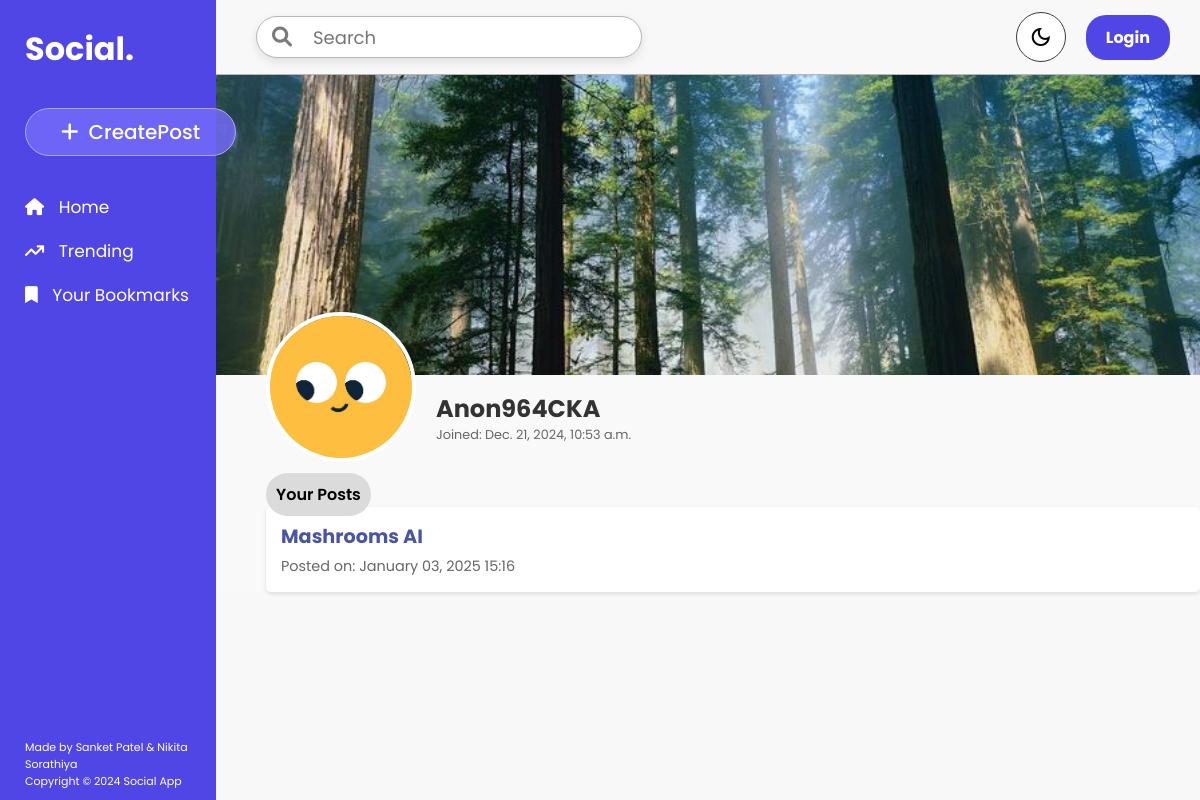
The app's page /user_profile/ (signed in), older data.
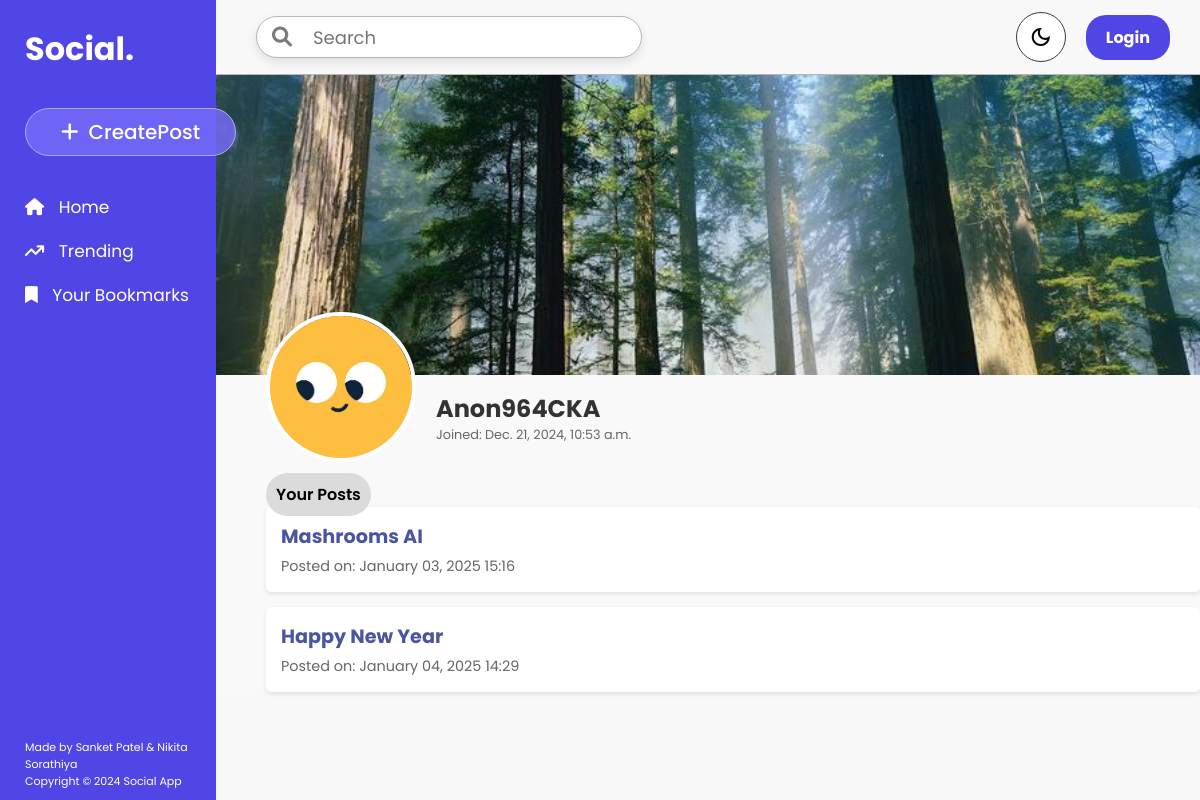
The same page, newer data.
### main/models.py (models this page shows, shortened)
class Post(models.Model):
    title = models.CharField(max_length=255)
    description = models.TextField()
    media = models.FileField(upload_to="post_media/",null=True,blank=True)
    author = models.ForeignKey(User,on_delete=models.CASCADE,related_name="authored_posts")
    upvotes = models.PositiveIntegerField(default=0)
    downvotes = models.PositiveIntegerField(default=0)
    created_at = models.DateTimeField(default=timezone.now)
    sensitive_content = models.BooleanField(default=False)

### main/views.py (the view)
# urls.py: path('user_profile/', views.user_profile, name='user_profile'),
def user_profile(request):
    user = User.objects.get(username=request.session['username'])
    joined_at = user.joined_at.strftime('%B %d, %Y')
    print(joined_at)
    user_posts = Post.objects.filter(author=user)
    return render(request, 'user_profile.html', {'user': user, 'joined_at': joined_at, 'user_posts': user_posts})

### main/templates/user_profile.html (shortened to what this page needs)
{% extends "base.html" %}
{% load static %}
{% block extra_css %}
    <link rel="stylesheet" href="{% static 'css/user_profile.css' %}">
{% endblock %}
{% block content %}
<div class="profile-container">
    <img src="../static/media/Cool wallpaper_.jpeg" alt="Profile Banner" class="banner">
        <div class="profile-info">
                <img src="../static/media/profilephoto.jpeg" alt="User Avatar" class="avatar">
            <div class="details">
                <h2>{{ user.username }}</h2>
                <p>Joined: {{ user.joined_at}}</p>
            </div>
        </div>
    <div class="profile-posts">
        <span class="posttext">Your Posts</span>
        {% if user_posts %}
            <ul>
                {% for post in user_posts %}
                    <li>
                        <a href="{% url 'post_detail' post.id %}">{{ post.title }}</a>
                        <p>Posted on: {{ post.created_at|date:"F d, Y H:i" }}</p>
                    </li>
                {% endfor %}
            </ul>
        {% else %}
            <p>No posts yet.</p>
        {% endif %}
    </div>
</div>
{% endblock %}

Row changes from the older to the newer data that the page shows:
added Post: title "Happy New Year", created_at "January 04, 2025 14:29"
